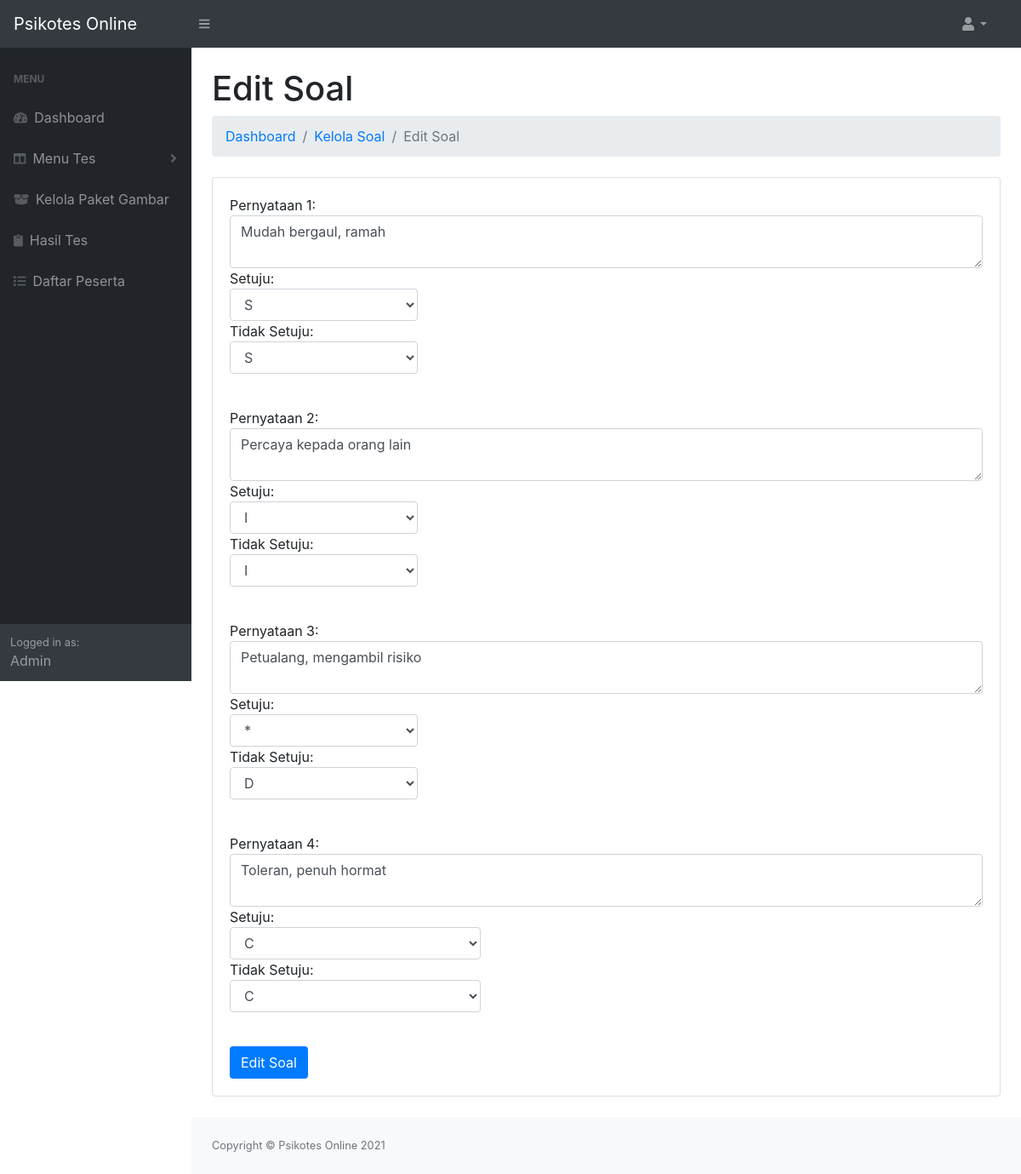
/admin/edit-soal-disc.php?id=1, run on the app's committed database.
### tables this page shows
CREATE TABLE `soal_disc` (
  `id_soal` int(11) NOT NULL,
  `pernyataan_1` text NOT NULL,
  `pernyataan_2` text NOT NULL,
  `pernyataan_3` text NOT NULL,
  `pernyataan_4` text NOT NULL,
  `s_1` enum('S','I','D','C','#') NOT NULL,
  `s_2` enum('S','I','D','C','#') NOT NULL,
  `s_3` enum('S','I','D','C','#') NOT NULL,
  `s_4` enum('S','I','D','C','#') NOT NULL,
  `ts_1` enum('S','I','D','C','#') NOT NULL,
  `ts_2` enum('S','I','D','C','#') NOT NULL,
  `ts_3` enum('S','I','D','C','#') NOT NULL,
  `ts_4` enum('S','I','D','C','#') NOT NULL
);

### admin/edit-soal-disc.php (the view, shortened to what this page needs)
<?php
include("../koneksi.php");
?>
<!DOCTYPE html>
<html lang="en">
<head>
    <?php
    include("header.php");
    ?>
    <link href="https://cdn.jsdelivr.net/npm/summernote@0.8.18/dist/summernote-lite.min.css" rel="stylesheet">
</head>
<body class="sb-nav-fixed">
    <?php
    include("sidebar.php");
    ?>
    <div id="layoutSidenav_content">
        <main>
            <div class="container-fluid">
                <h1 class="mt-4">Edit Soal</h1>
                <ol class="breadcrumb mb-4">
                    <li class="breadcrumb-item"><a href="dashboard.php">Dashboard</a></li>
                    <li class="breadcrumb-item"><a href="kelola-soal.php">Kelola Soal</a></li>
                    <li class="breadcrumb-item active">Edit Soal</li>
                </ol>
                <div class="card mb-4">
                    <div class="card-body">
                        <form action="#" method="post">
                            <?php
                            if (isset($_GET['id'])) {
                                $dataSoal = mysqli_query($db, "SELECT * FROM `soal_disc` WHERE id_soal = '$_GET[id]'");
                                if (mysqli_num_rows($dataSoal) > 0) {
                                    $data = mysqli_fetch_array($dataSoal);
                            ?>
                                    <div class="form-group">
                                        Pernyataan 1:
                                        <textarea class="form-control" name="pernyataan1"><?= $data['pernyataan_1'] ?></textarea>
                                        Setuju:
                                        <select name="s_1" class="form-control col-3">
                                            <option value="S" <?= ($data['s_1'] == "S") ? "selected" : "" ?>>S</option>
                                        </select>
                                        Tidak Setuju:
                                        <select name="ts_1" class="form-control col-3">
                                            <option value="S" <?= ($data['ts_1'] == "S") ? "selected" : "" ?>>S</option>
                                        </select><br />
                                    </div>
                                    <div class="form-group">
                                        Pernyataan 2:
                                        <textarea class="form-control" name="pernyataan2"><?= $data['pernyataan_2'] ?></textarea>
                                        Setuju:
                                        <select name="s_2" class="form-control col-3">
                                            <option value="I" <?= ($data['s_2'] == "I") ? "selected" : "" ?>>I</option>
                                        </select>
                                        Tidak Setuju:
                                        <select name="ts_2" class="form-control col-3">
                                            <option value="I" <?= ($data['ts_2'] == "I") ? "selected" : "" ?>>I</option>
                                        </select><br />
                                    </div>
                                    <div class="form-group">
                                        Pernyataan 3:
                                        <textarea class="form-control" name="pernyataan3"><?= $data['pernyataan_3'] ?></textarea>
                                        Setuju:
                                        <select name="s_3" class="form-control col-3">
                                            <option value="#" <?= ($data['s_3'] == "#") ? "selected" : "" ?>>*</option>
                                        </select>
                                        Tidak Setuju:
                                        <select name="ts_3" class="form-control col-3">
                                            <option value="D" <?= ($data['ts_3'] == "D") ? "selected" : "" ?>>D</option>
                                        </select><br />
                                    </div>
                                    <div class="form-group">
                                        Pernyataan 4:
                                        <textarea class="form-control" name="pernyataan4"><?= $data['pernyataan_4'] ?></textarea>
                                        Setuju:
                                        <select name="s_4" class="form-control col-4">
                                            <option value="C" <?= ($data['s_4'] == "C") ? "selected" : "" ?>>C</option>
                                        </select>
                                        Tidak Setuju:
                                        <select name="ts_4" class="form-control col-4">
                                            <option value="C" <?= ($data['ts_4'] == "C") ? "selected" : "" ?>>C</option>
                                        </select><br />
                                    </div>
                                    <input type="submit" name="edit" class="btn bg-primary text-white" value="Edit Soal" />
                            <?php
                                }
                            }
                            ?>
                        </form>
                    </div>
                </div>
            </div>
        </main>
        <footer class="py-4 bg-light mt-auto">
            <div class="container-fluid">
                <div class="d-flex align-items-center justify-content-between small">
                    <div class="text-muted">Copyright &copy; Psikotes Online 2021</div>
                </div>
            </div>
        </footer>
    </div>
    </div>
</body>
</html>

### data on the page
soal_disc: pernyataan1 "Mudah bergaul, ramah", s_1 "S", ts_1 "S", pernyataan2 "Percaya kepada orang lain", s_2 "I", ts_2 "I", pernyataan3 "Petualang, mengambil risiko", s_3 "*", ts_3 "D", pernyataan4 "Toleran, penuh hormat", s_4 "C", ts_4 "C"
